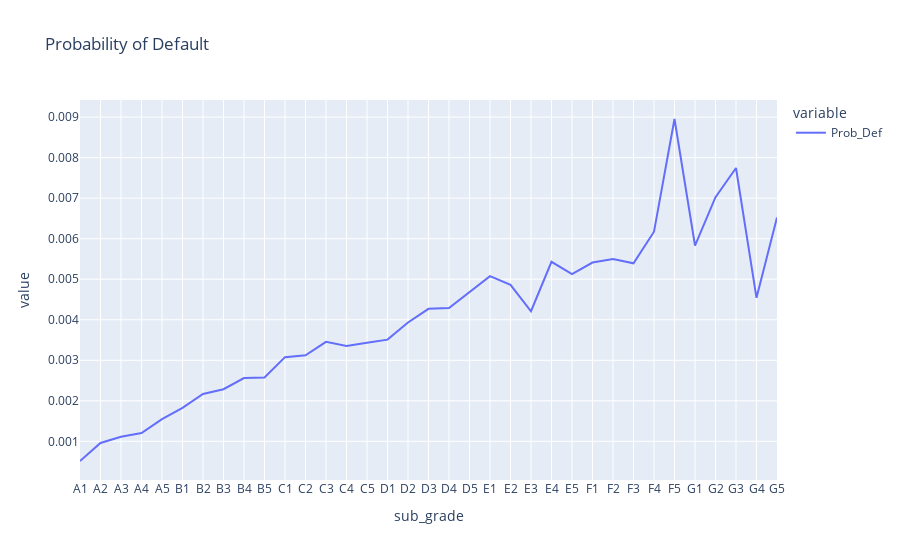

Notebook code for this chart:
### Code cell
#LC1b_SGradevsLS = LCLoanDf.filter(items =["sub_grade","grade","loan_status"] )
TblSGrdVersusLS = pd.crosstab(LCLoanDf.loan_status, LCLoanDf["sub_grade"], margins=True,values=LCLoanDf["loan_status"], aggfunc='count').round(2)
TblSGrdVersusLS.loc["Prob_Def",:] = TblSGrdVersusLS.loc["Charged Off",:]/TblSGrdVersusLS.loc["All",:]
TblSGrdVersusLS.iloc[4,:-1] = TblSGrdVersusLS.iloc[4,:-1]/TblSGrdVersusLS.iloc[4,:-1].sum()*TblSGrdVersusLS.loc["Prob_Def","All"]
TblSGrdVersusLS.fillna(0,inplace=True)
print(TblSGrdVersusLS.round(3))
fig = px.line(data_frame=TblSGrdVersusLS.iloc[4,:-1],title='Probability of Default')
fig.show()

### Figure 1 — Plotly figure (JSON) as saved in the notebook; plotly's stock layout.template omitted (floating-point values rounded to 4 significant figures)
{"data": [{"hovertemplate": "variable=Prob_Def<br>sub_grade=%{x}<br>value=%{y}<extra></extra>", "legendgroup": "Prob_Def", "line": {"color": "#636efa", "dash": "solid"}, "marker": {"symbol": "circle"}, "mode": "lines", "name": "Prob_Def", "orientation": "v", "showlegend": true, "type": "scatter", "x": ["A1", "A2", "A3", "A4", "A5", "B1", "B2", "B3", "B4", "B5", "C1", "C2", "C3", "C4", "C5", "D1", "D2", "D3", "D4", "D5", "E1", "E2", "E3", "E4", "E5", "F1", "F2", "F3", "F4", "F5", "G1", "G2", "G3", "G4", "G5"], "xaxis": "x", "y": [0.0005153, 0.00096, 0.001113, 0.001207, 0.001548, 0.001828, 0.002168, 0.002287, 0.002562, 0.002576, 0.003077, 0.003123, 0.003455, 0.003356, 0.003431, 0.003509, 0.003933, 0.00427, 0.004288, 0.004678, 0.005077, 0.004861, 0.00421, 0.00543, 0.005126, 0.005411, 0.0055, 0.005393, 0.006172, 0.008953, 0.005831, 0.007023, 0.007744, 0.004542, 0.006521], "yaxis": "y"}], "layout": {"legend": {"title": {"text": "variable"}, "tracegroupgap": 0}, "title": {"text": "Probability of Default"}, "xaxis": {"anchor": "y", "domain": [0, 1], "title": {"text": "sub_grade"}}, "yaxis": {"anchor": "x", "domain": [0, 1], "title": {"text": "value"}}}}
